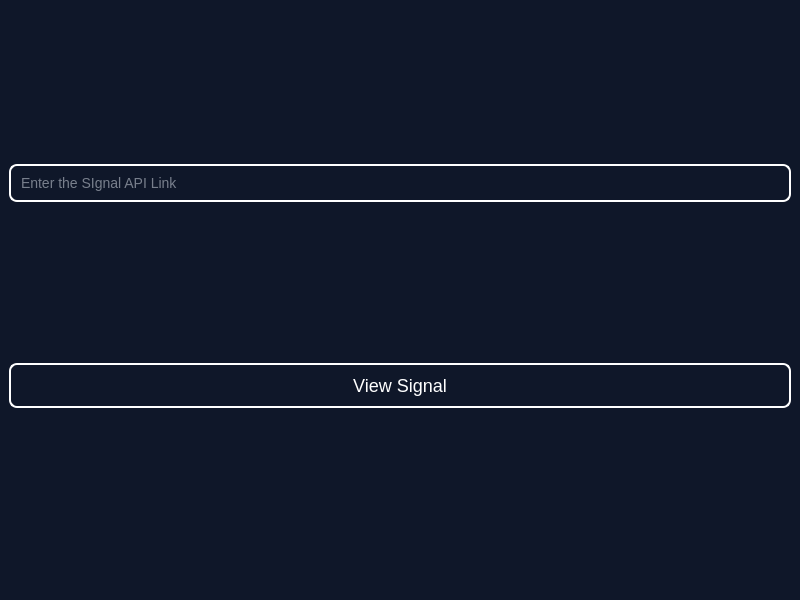
<?xml version="1.0" encoding="UTF-8"?>
<ui version="4.0">
 <class>MainWindow</class>
 <widget class="QMainWindow" name="MainWindow">
  <property name="geometry">
   <rect>
    <x>0</x>
    <y>0</y>
    <width>800</width>
    <height>600</height>
   </rect>
  </property>
  <property name="windowTitle">
   <string>MainWindow</string>
  </property>
  <property name="styleSheet">
   <string notr="true">* {
    background-color: #0f1729;   /* Updated background */
    color: #39bef7;              /* Updated text color */
    font-size: 18px;
}

QPushButton {
    background-color: #0f1729;
    border-radius: 8px;
    padding: 10px;
	 border: 2px solid #ffffff;   /* Updated white border */
}

QPushButton:hover {
    background-color: #142A4A;
}</string>
  </property>
  <widget class="QWidget" name="centralwidget">
   <layout class="QGridLayout" name="gridLayout">
    <item row="0" column="0">
     <widget class="QLineEdit" name="lineEdit">
      <property name="styleSheet">
       <string notr="true">QLineEdit {
    background-color: #0f1729;   /* Updated dark background */
    color: #e1e8f0;              /* Updated white text */
    border: 2px solid #ffffff;   /* Updated blue border */
    border-radius: 8px;
    padding: 8px;
    font-size: 14px;
}

QLineEdit:hover {
    border: 2px solid #ffffff;   /* Updated lighter blue on hover */
}

QLineEdit:focus {
    border: 2px solid #39bef7;   /* Stronger blue when focused */
    background-color: #142A4A;   /* Slightly lighter background on focus */
    color: #39bef7;              /* Text turns blue when focused */
}

QLineEdit::placeholder {
    color: #39bef7;              /* Lighter blue for the placeholder */
    font-style: italic;
}

QLineEdit:disabled {
    background-color: #1B2C3E;   /* Darker background when disabled */
    color: #888888;              /* Gray text when disabled */
    border: 2px solid #666666;   /* Gray border when disabled */
}</string>
      </property>
      <property name="placeholderText">
       <string>Enter the SIgnal API Link</string>
      </property>
     </widget>
    </item>
    <item row="1" column="0">
     <widget class="QPushButton" name="pushButton">
      <property name="styleSheet">
       <string notr="true">color: white
</string>
      </property>
      <property name="text">
       <string>View Signal</string>
      </property>
     </widget>
    </item>
   </layout>
  </widget>
  <widget class="QStatusBar" name="statusbar"/>
 </widget>
 <resources/>
 <connections/>
</ui>
